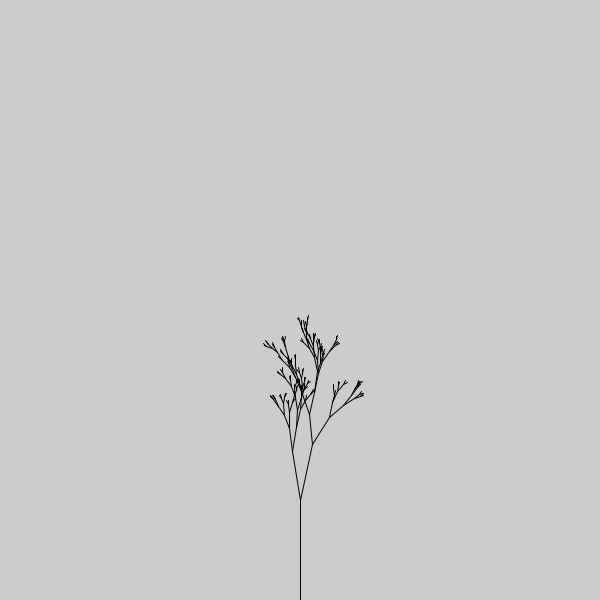
Frame 1 (no input)
Frame 60 (the mouse pressed at the canvas centre just before this capture): identical to frame 1, image omitted
Frame 120 (the mouse held since frame 60 and released just before this capture): identical to frame 1, image omitted

The Processing sketch that drew this single still picture (run headless with seeded random() and noise(); from frame 60 on, the mouse is pressed at the canvas centre):

// Processing sketch: Fractals
// ── Fractals.pde
//ArrayList<Dotline> lines;
float length = 100;

void setup() {
  size(600, 600);
  translate(width/2, height);
  branch(length);
  //tree = new Tree(0, 0, 100);
  //tree.branch();
  //Snow dot lines
  //lines = new ArrayList<Dotline>();
  //PVector start = new PVector(0, height/2);
  //PVector end = new PVector(width, height/2);
  //lines.add(new Dotline(start, end));
  //for (int i=0; i<5; i++) {
  //  generate();
  //}
  //Circle style
  //drawCircle(width/2, height/2, 300);

  //Snow style
  //for (Dotline l : lines) {
  //  l.display();
  //}
}

void draw() {
}

//void generate() {
//  ArrayList next = new ArrayList<Dotline>();
//  for (Dotline l : lines) {

//    PVector a = l.DotA();
//    PVector b = l.DotB();
//    PVector c = l.DotC();
//    PVector d = l.DotD();
//    PVector e = l.DotE();

//    print(a);
//    print(b);
//    print(c);
//    print(d);
//    print(e);

//    next.add(new Dotline(a, b));
//    next.add(new Dotline(b, c));
//    next.add(new Dotline(c, d));
//    next.add(new Dotline(d, e));
//  }
//  lines = next;
//}

//Circle recursion
//void drawCircle(float x, float y, float r) {
//  stroke(0);
//  noFill();
//  ellipse(x, y, r, r);
//  if(r > 8){
//     drawCircle(x+r/2, y, r/2);
//     drawCircle(x-r/2, y, r/2);
//  }
//}

//class Dotline {
//  PVector start, end;
//  Dotline(PVector s, PVector e) {
//    start = s.copy();
//    end = e.copy();
//  }
//  void display() {
//    line(start.x, start.y, end.x, end.y);
//  }
//  PVector DotA() {
//    return start.copy();
//  }
//  PVector DotB() {
//    PVector b = start.copy();
//    PVector l = PVector.sub(end, start);
//    b.add(l.mult(1).div(3));
//    return b;
//  }
//  PVector DotC() {
//    PVector c = start.copy();
//    PVector l = PVector.sub(end, start);
//    l.mult(1).div(3);
//    c.add(l);
//    l.rotate(-radians(60));
//    c.add(l);
//    return c;
//  }
//  PVector DotD() {
//    PVector d = start.copy();
//    PVector l = PVector.sub(end, start);
//    d.add(l.mult(2).div(3));
//    return d;
//  }
//  PVector DotE() {
//    return end.copy();
//  }
//}

void branch(float length) {
  line(0, 0, 0, 0 - length);
  translate(0, -length);
  length *= 0.9;
  if (length > 5) {

    pushMatrix();
    rotate(radians(random(0,20)));
    branch(length*random(0.5,1));
    popMatrix();

    pushMatrix();
    rotate(radians(random(-20,0)));
    branch(length*random(0.5,1));
    popMatrix();
  }
}
